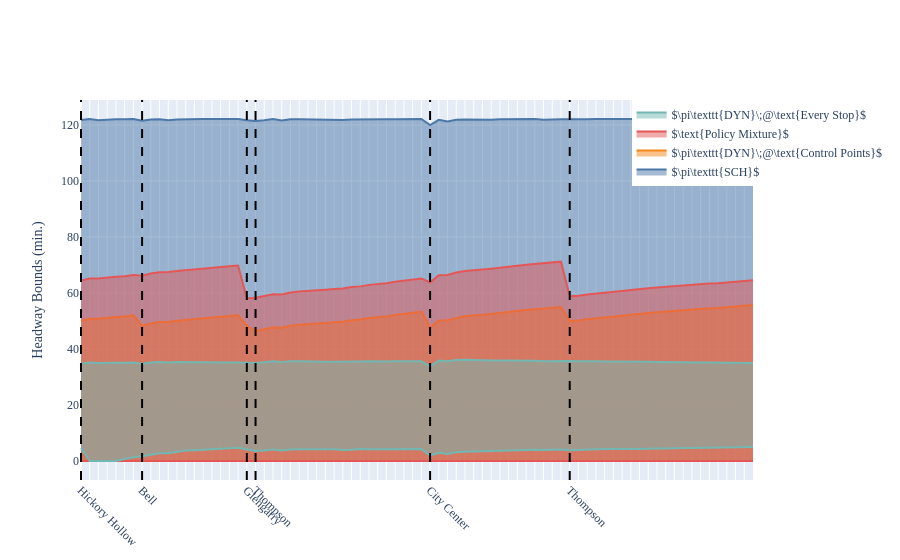

This figure's notebook cell:
### Code cell
# Base route - no control
BASE_ROUTE = stop_info

# Possible Control Points
CTRLPTS = ['HICHICNN', 'MXIGLENG', 'MXITHOMP', 'MXIBELL', 'MCC4_15', 'MXOTHOMP']

# Sched Driven Route
SCHED_ROUTE= copy.deepcopy(BASE_ROUTE)
for i in range(len(SCHED_ROUTE)):
    if SCHED_ROUTE[i]['stop_id'] in CTRLPTS:
        SCHED_ROUTE[i]['policy'] = ScheduleDrivenPolicy
        SCHED_ROUTE[i]['policy_args'] = {'schedule': departures[SCHED_ROUTE[i]['stop_id']]}

# Sched Driven Route
ALL_ROUTE= copy.deepcopy(BASE_ROUTE)
for i in range(len(ALL_ROUTE)):
    ALL_ROUTE[i]['policy'] = RatioDrivenPolicy
    ALL_ROUTE[i]['policy_args'] = {'target_ratio': 1, 'activation_ratio': 1, 'max_holding': float('inf')}

# Ratio Driven Route has one stop driven by ratio policy
RATIO_ROUTE = copy.deepcopy(BASE_ROUTE)
for i in range(len(RATIO_ROUTE)):
    if RATIO_ROUTE[i]['stop_id'] in CTRLPTS:
        RATIO_ROUTE[i]['policy'] = RatioDrivenPolicy
        RATIO_ROUTE[i]['policy_args'] = {'target_ratio': 1, 'activation_ratio': 1, 'max_holding': float('inf')}

PROPOSED_ROUTE = copy.deepcopy(BASE_ROUTE)
for i in range(len(PROPOSED_ROUTE)):
    if PROPOSED_ROUTE[i]['stop_id'] in ['MXIGLENG', 'MXOTHOMP']:
        PROPOSED_ROUTE[i]['policy'] = RatioDrivenPolicy
        PROPOSED_ROUTE[i]['policy_args'] = {'target_ratio': 1, 'activation_ratio': 1, 'max_holding': float('inf')}
    if PROPOSED_ROUTE[i]['stop_id'] in ['HICHICNN', 'MCC4_15']:
        PROPOSED_ROUTE[i]['policy'] = ScheduleDrivenPolicy
        PROPOSED_ROUTE[i]['policy_args'] = {'schedule': departures[PROPOSED_ROUTE[i]['stop_id']]}

routes = {
    r'$\pi\texttt{SCH}$': SCHED_ROUTE,
    r'$\pi\texttt{DYN}\;@\text{Control Points}$': RATIO_ROUTE,
    r'$\text{Policy Mixture}$': PROPOSED_ROUTE,
    r'$\pi\texttt{DYN}\;@\text{Every Stop}$': ALL_ROUTE,
}
sim_results = {
    'H/T Ratio Driven': 'sim_r55_ffa.pkl',
}

run_experiment(
    exp_id='exp-base',
    routes=routes,
    sim_results=sim_results,
    start_times=start,
    t_max=60 * 48,
)

### Figure 1 — Plotly figure (JSON) as saved in the notebook; plotly's stock layout.template omitted (floating-point values rounded to 4 significant figures)
{"data": [{"line": {"color": "#4C78A8"}, "mode": "lines", "showlegend": false, "type": "scatter", "x": [0, 1, 2, 3, 4, 5, 6, 7, 8, 9, 10, 11, 12, 13, 14, 15, 16, 17, 18, 19, 20, 21, 22, 23, 24, 25, 26, 27, 28, 29, 30, 31, 32, 33, 34, 35, 36, 37, 38, 39, 40, 41, 42, 43, 44, 45, 46, 47, 48, 49, 50, 51, 52, 53, 54, 55, 56, 57, 58, 59, 60, 61, 62, 63, 64, 65, 66, 67, 68, 69, 70, 71, 72, 73, 74, 75, 76, 77], "y": [121.7, 122.1, 121.7, 122.0, 122.0, 122.1, 122.1, 121.5, 121.9, 122.1, 121.7, 122.0, 122.1, 122.1, 122.1, 122.1, 122.1, 122.1, 122.1, 121.7, 121.4, 121.6, 122.1, 121.6, 122.1, 122.1, 122.0, 122.0, 121.9, 121.9, 121.8, 122.0, 122.0, 122.1, 122.0, 122.0, 122.1, 122.0, 122.1, 122.1, 120.0, 121.8, 121.2, 121.9, 122.0, 121.9, 121.9, 121.9, 122.0, 122.1, 122.0, 122.1, 122.1, 121.9, 122.1, 122.0, 122.1, 121.9, 122.0, 122.1, 122.1, 122.1, 122.1, 122.1, 122.1, 122.1, 122.1, 122.0, 122.1, 122.1, 122.1, 122.0, 122.1, 122.1, 122.1, 122.1, 122.1, 122.1]}, {"fill": "tonexty", "line": {"color": "#4C78A8"}, "mode": "lines", "name": "$\\pi\\texttt{SCH}$", "showlegend": true, "type": "scatter", "x": [0, 1, 2, 3, 4, 5, 6, 7, 8, 9, 10, 11, 12, 13, 14, 15, 16, 17, 18, 19, 20, 21, 22, 23, 24, 25, 26, 27, 28, 29, 30, 31, 32, 33, 34, 35, 36, 37, 38, 39, 40, 41, 42, 43, 44, 45, 46, 47, 48, 49, 50, 51, 52, 53, 54, 55, 56, 57, 58, 59, 60, 61, 62, 63, 64, 65, 66, 67, 68, 69, 70, 71, 72, 73, 74, 75, 76, 77], "y": [0, 0, 0, 0, 0, 0, 0, 0, 0, 0, 0, 0, 0, 0, 0, 0, 0, 0, 0, 0, 0, 0, 0, 0, 0, 0, 0, 0, 0, 0, 0, 0, 0, 0, 0, 0, 0, 0, 0, 0, 0, 0, 0, 0, 0, 0, 0, 0, 0, 0, 0, 0, 0, 0, 0, 0, 0, 0, 0, 0, 0, 0, 0, 0, 0, 0, 0, 0, 0, 0, 0, 0, 0, 0, 0, 0, 0, 0]}, {"line": {"color": "#F58518"}, "mode": "lines", "showlegend": false, "type": "scatter", "x": [0, 1, 2, 3, 4, 5, 6, 7, 8, 9, 10, 11, 12, 13, 14, 15, 16, 17, 18, 19, 20, 21, 22, 23, 24, 25, 26, 27, 28, 29, 30, 31, 32, 33, 34, 35, 36, 37, 38, 39, 40, 41, 42, 43, 44, 45, 46, 47, 48, 49, 50, 51, 52, 53, 54, 55, 56, 57, 58, 59, 60, 61, 62, 63, 64, 65, 66, 67, 68, 69, 70, 71, 72, 73, 74, 75, 76, 77], "y": [50.06, 50.79, 50.82, 51.25, 51.42, 51.58, 52.01, 48.35, 49.14, 49.65, 49.67, 50.09, 50.4, 50.71, 51.07, 51.36, 51.55, 51.74, 52.01, 48.29, 46.42, 46.96, 47.7, 47.61, 48.31, 48.67, 48.79, 49.04, 49.27, 49.53, 49.72, 50.26, 50.49, 51.03, 51.27, 51.6, 52.17, 52.57, 52.91, 53.34, 47.56, 50.18, 50.24, 51.11, 51.68, 51.88, 52.25, 52.48, 52.82, 53.27, 53.57, 53.88, 54.21, 54.28, 54.72, 55.0, 49.95, 50.14, 50.63, 50.9, 51.18, 51.6, 51.86, 52.23, 52.63, 52.88, 53.1, 53.37, 53.57, 53.87, 54.15, 54.31, 54.52, 54.64, 54.84, 55.12, 55.41, 55.69]}, {"fill": "tonexty", "line": {"color": "#F58518"}, "mode": "lines", "name": "$\\pi\\texttt{DYN}\\;@\\text{Control Points}$", "showlegend": true, "type": "scatter", "x": [0, 1, 2, 3, 4, 5, 6, 7, 8, 9, 10, 11, 12, 13, 14, 15, 16, 17, 18, 19, 20, 21, 22, 23, 24, 25, 26, 27, 28, 29, 30, 31, 32, 33, 34, 35, 36, 37, 38, 39, 40, 41, 42, 43, 44, 45, 46, 47, 48, 49, 50, 51, 52, 53, 54, 55, 56, 57, 58, 59, 60, 61, 62, 63, 64, 65, 66, 67, 68, 69, 70, 71, 72, 73, 74, 75, 76, 77], "y": [0, 0, 0, 0, 0, 0, 0, 0, 0, 0, 0, 0, 0, 0, 0, 0, 0, 0, 0, 0, 0, 0, 0, 0, 0, 0, 0, 0, 0, 0, 0, 0, 0, 0, 0, 0, 0, 0, 0, 0, 0, 0, 0, 0, 0, 0, 0, 0, 0, 0, 0, 0, 0, 0, 0, 0, 0, 0, 0, 0, 0, 0, 0, 0, 0, 0, 0, 0, 0, 0, 0, 0, 0, 0, 0, 0, 0, 0]}, {"line": {"color": "#E45756"}, "mode": "lines", "showlegend": false, "type": "scatter", "x": [0, 1, 2, 3, 4, 5, 6, 7, 8, 9, 10, 11, 12, 13, 14, 15, 16, 17, 18, 19, 20, 21, 22, 23, 24, 25, 26, 27, 28, 29, 30, 31, 32, 33, 34, 35, 36, 37, 38, 39, 40, 41, 42, 43, 44, 45, 46, 47, 48, 49, 50, 51, 52, 53, 54, 55, 56, 57, 58, 59, 60, 61, 62, 63, 64, 65, 66, 67, 68, 69, 70, 71, 72, 73, 74, 75, 76, 77], "y": [64.42, 65.15, 65.18, 65.61, 65.78, 65.94, 66.37, 66.13, 66.92, 67.43, 67.45, 67.87, 68.18, 68.49, 68.85, 69.14, 69.33, 69.52, 69.79, 58.05, 58.28, 58.82, 59.56, 59.48, 60.17, 60.53, 60.66, 60.9, 61.13, 61.39, 61.58, 62.12, 62.35, 62.89, 63.13, 63.46, 64.04, 64.43, 64.77, 65.2, 63.74, 66.36, 66.43, 67.3, 67.87, 68.07, 68.44, 68.67, 69.01, 69.45, 69.76, 70.07, 70.4, 70.47, 70.91, 71.18, 58.79, 58.98, 59.47, 59.74, 60.01, 60.44, 60.7, 61.07, 61.47, 61.72, 61.94, 62.21, 62.41, 62.7, 62.99, 63.15, 63.36, 63.48, 63.67, 63.96, 64.25, 64.53]}, {"fill": "tonexty", "line": {"color": "#E45756"}, "mode": "lines", "name": "$\\text{Policy Mixture}$", "showlegend": true, "type": "scatter", "x": [0, 1, 2, 3, 4, 5, 6, 7, 8, 9, 10, 11, 12, 13, 14, 15, 16, 17, 18, 19, 20, 21, 22, 23, 24, 25, 26, 27, 28, 29, 30, 31, 32, 33, 34, 35, 36, 37, 38, 39, 40, 41, 42, 43, 44, 45, 46, 47, 48, 49, 50, 51, 52, 53, 54, 55, 56, 57, 58, 59, 60, 61, 62, 63, 64, 65, 66, 67, 68, 69, 70, 71, 72, 73, 74, 75, 76, 77], "y": [0, 0, 0, 0, 0, 0, 0, 0, 0, 0, 0, 0, 0, 0, 0, 0, 0, 0, 0, 0, 0, 0, 0, 0, 0, 0, 0, 0, 0, 0, 0, 0, 0, 0, 0, 0, 0, 0, 0, 0, 0, 0, 0, 0, 0, 0, 0, 0, 0, 0, 0, 0, 0, 0, 0, 0, 0, 0, 0, 0, 0, 0, 0, 0, 0, 0, 0, 0, 0, 0, 0, 0, 0, 0, 0, 0, 0, 0]}, {"line": {"color": "#72B7B2"}, "mode": "lines", "showlegend": false, "type": "scatter", "x": [0, 1, 2, 3, 4, 5, 6, 7, 8, 9, 10, 11, 12, 13, 14, 15, 16, 17, 18, 19, 20, 21, 22, 23, 24, 25, 26, 27, 28, 29, 30, 31, 32, 33, 34, 35, 36, 37, 38, 39, 40, 41, 42, 43, 44, 45, 46, 47, 48, 49, 50, 51, 52, 53, 54, 55, 56, 57, 58, 59, 60, 61, 62, 63, 64, 65, 66, 67, 68, 69, 70, 71, 72, 73, 74, 75, 76, 77], "y": [34.77, 35.15, 34.97, 35.15, 35.11, 35.06, 35.15, 34.72, 35.21, 35.34, 35.15, 35.31, 35.33, 35.31, 35.33, 35.3, 35.22, 35.15, 35.14, 35.01, 34.99, 35.28, 35.6, 35.31, 35.63, 35.6, 35.46, 35.44, 35.4, 35.4, 35.37, 35.56, 35.51, 35.61, 35.51, 35.5, 35.62, 35.61, 35.58, 35.59, 33.78, 35.86, 35.58, 36.04, 36.12, 35.96, 35.96, 35.88, 35.89, 35.92, 35.85, 35.8, 35.76, 35.58, 35.68, 35.62, 35.73, 35.6, 35.69, 35.63, 35.57, 35.58, 35.5, 35.51, 35.52, 35.45, 35.37, 35.34, 35.29, 35.28, 35.25, 35.16, 35.14, 35.05, 35.01, 35.02, 35.03, 35.02]}, {"fill": "tonexty", "line": {"color": "#72B7B2"}, "mode": "lines", "name": "$\\pi\\texttt{DYN}\\;@\\text{Every Stop}$", "showlegend": true, "type": "scatter", "x": [0, 1, 2, 3, 4, 5, 6, 7, 8, 9, 10, 11, 12, 13, 14, 15, 16, 17, 18, 19, 20, 21, 22, 23, 24, 25, 26, 27, 28, 29, 30, 31, 32, 33, 34, 35, 36, 37, 38, 39, 40, 41, 42, 43, 44, 45, 46, 47, 48, 49, 50, 51, 52, 53, 54, 55, 56, 57, 58, 59, 60, 61, 62, 63, 64, 65, 66, 67, 68, 69, 70, 71, 72, 73, 74, 75, 76, 77], "y": [4.616, 0, 0, 0, 0, 0.6995, 1.367, 1.729, 2.296, 2.727, 2.8, 3.361, 3.716, 3.839, 4.026, 4.234, 4.501, 4.707, 4.704, 4.143, 3.605, 3.739, 4.127, 3.711, 4.106, 4.152, 4.217, 4.358, 4.19, 4.171, 3.972, 4.048, 4.301, 4.184, 4.208, 4.175, 4.053, 4.055, 4.292, 4.241, 1.948, 2.942, 2.508, 3.166, 3.271, 3.473, 3.444, 3.553, 3.742, 3.756, 3.81, 3.943, 4.029, 3.894, 4.101, 4.087, 3.871, 3.911, 3.931, 4.201, 4.295, 4.202, 4.282, 4.27, 4.256, 4.426, 4.5, 4.422, 4.653, 4.664, 4.653, 4.69, 4.881, 4.993, 4.999, 4.96, 4.926, 4.983]}], "layout": {"autosize": true, "font": {"family": "Times New Roman, serif"}, "legend": {"x": 1.2, "xanchor": "right", "y": 1}, "shapes": [{"line": {"color": "black", "dash": "dash", "width": 2}, "type": "line", "x0": 0, "x1": 0, "xref": "x", "y0": 0, "y1": 1, "yref": "y domain"}, {"line": {"color": "black", "dash": "dash", "width": 2}, "type": "line", "x0": 7, "x1": 7, "xref": "x", "y0": 0, "y1": 1, "yref": "y domain"}, {"line": {"color": "black", "dash": "dash", "width": 2}, "type": "line", "x0": 19, "x1": 19, "xref": "x", "y0": 0, "y1": 1, "yref": "y domain"}, {"line": {"color": "black", "dash": "dash", "width": 2}, "type": "line", "x0": 20, "x1": 20, "xref": "x", "y0": 0, "y1": 1, "yref": "y domain"}, {"line": {"color": "black", "dash": "dash", "width": 2}, "type": "line", "x0": 40, "x1": 40, "xref": "x", "y0": 0, "y1": 1, "yref": "y domain"}, {"line": {"color": "black", "dash": "dash", "width": 2}, "type": "line", "x0": 56, "x1": 56, "xref": "x", "y0": 0, "y1": 1, "yref": "y domain"}], "xaxis": {"autorange": true, "range": [-0.09016, 77], "tickangle": 45, "tickmode": "array", "ticktext": ["Hickory Hollow", "", "", "", "", "", "", "Bell", "", "", "", "", "", "", "", "", "", "", "", "Glengarry", "Thompson", "", "", "", "", "", "", "", "", "", "", "", "", "", "", "", "", "", "", "", "City Center", "", "", "", "", "", "", "", "", "", "", "", "", "", "", "", "Thompson", "", "", "", "", "", "", "", "", "", "", "", "", "", "", "", "", "", "", "", "", ""], "tickvals": [0, 1, 2, 3, 4, 5, 6, 7, 8, 9, 10, 11, 12, 13, 14, 15, 16, 17, 18, 19, 20, 21, 22, 23, 24, 25, 26, 27, 28, 29, 30, 31, 32, 33, 34, 35, 36, 37, 38, 39, 40, 41, 42, 43, 44, 45, 46, 47, 48, 49, 50, 51, 52, 53, 54, 55, 56, 57, 58, 59, 60, 61, 62, 63, 64, 65, 66, 67, 68, 69, 70, 71, 72, 73, 74, 75, 76, 77], "type": "linear"}, "yaxis": {"autorange": true, "range": [-6.785, 128.9], "title": {"text": "Headway Bounds (min.)"}, "type": "linear"}}}
